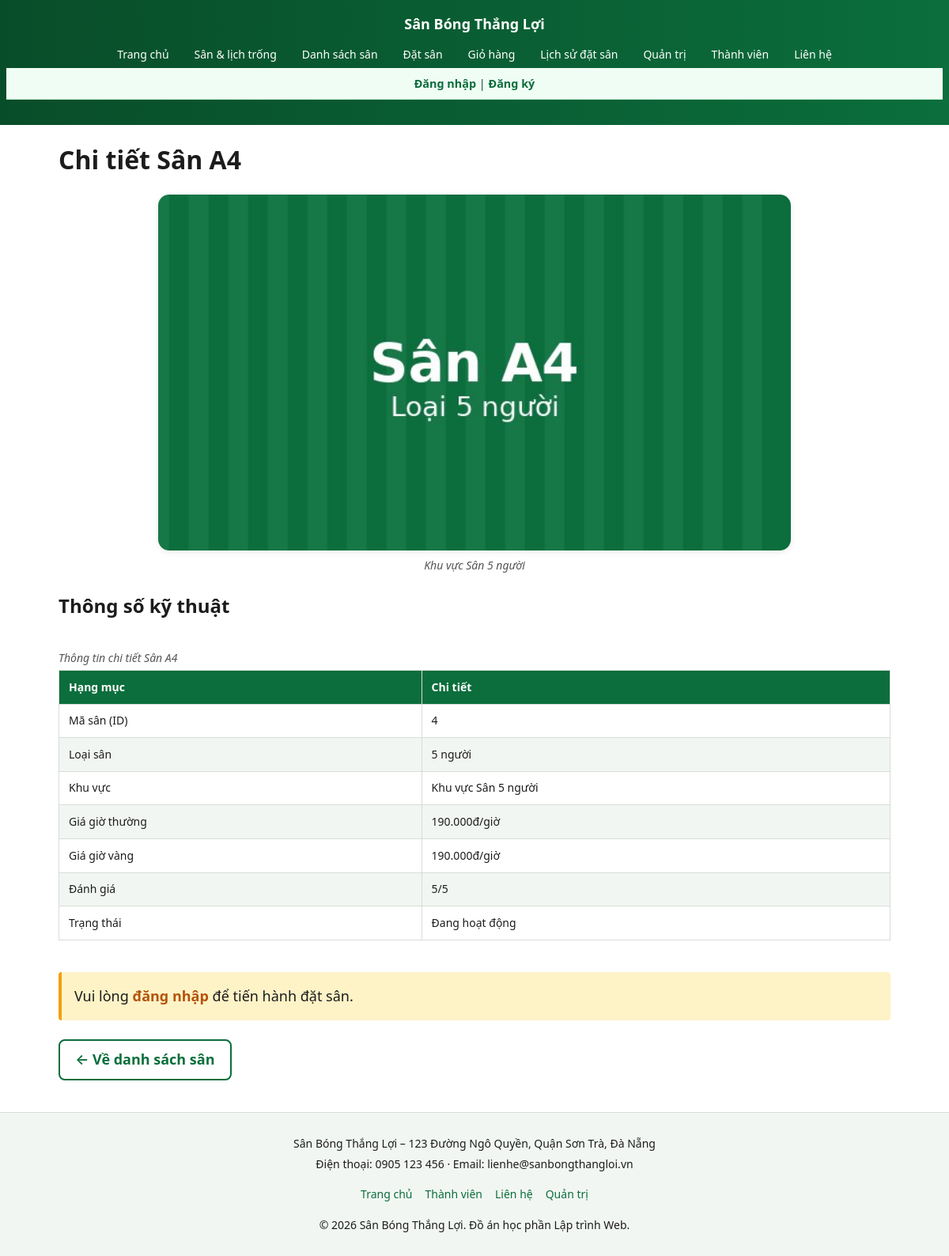
/chi-tiet.php?id=4, run on the app's committed database.
### tables this page shows
CREATE TABLE san_bong (
    id INT UNSIGNED AUTO_INCREMENT PRIMARY KEY,
    danh_muc_id INT UNSIGNED NOT NULL,
    ten_san VARCHAR(100) NOT NULL UNIQUE,
     
    gia_thue DECIMAL(12, 0) NOT NULL CHECK (gia_thue >= 0),
     
    trang_thai ENUM('hoat_dong', 'bao_tri', 'het_cho') NOT NULL DEFAULT 'hoat_dong',
    hinh_anh VARCHAR(255) NULL,
    CONSTRAINT fk_san_bong_danh_muc FOREIGN KEY (danh_muc_id) 
        REFERENCES danh_muc(id) ON DELETE RESTRICT ON UPDATE CASCADE
);

### inc/ham.php (called while the page is built, shortened)
<?php
if (!function_exists('e')) {
    function e(?string $chuoi): string
    {
        return htmlspecialchars((string) $chuoi, ENT_QUOTES | ENT_HTML5, 'UTF-8');
    }
}
if (!function_exists('vnd')) {
    function vnd(int|float $so): string
    {
        return number_format((float) $so, 0, ',', '.') . 'đ';
    }
}
if (!function_exists('getChuoi')) {
    function getChuoi(string $khoa, string $macDinh = ''): string
    {
        return trim((string) ($_GET[$khoa] ?? $macDinh));
    }
}

### src/Data/KhoSanPham.php (called while the page is built, shortened)
<?php
class KhoSanPham
{
    private PDO $pdo;
    public function __construct(PDO $pdo)
    {
        $this->pdo = $pdo;
    }
    public function timTheoId(string $id): ?SanPham
    {
        $idInt = (int) $id;
        $sql = "SELECT s.*, d.ten_danh_muc FROM san_bong s LEFT JOIN danh_muc d ON s.danh_muc_id = d.id WHERE s.id = ?";
        $stmt = $this->pdo->prepare($sql);
        $stmt->execute([$idInt]);
        $row = $stmt->fetch();
        $loaiSan = 5;
        return SanPham::tuMang([
            'id'           => (string) $row['id'],
            'ten'          => $row['ten_san'],
            'loaiSan'      => $loaiSan,
            'khuVuc'       => 'Khu vực ' . ($row['ten_danh_muc'] ?? 'chung'),
            'giaThuong'    => (int) $row['gia_thue'],
            'giaVang'      => (int) $row['gia_thue'],
            'danhGia'      => 5.0,
            'hinhAnh'      => $row['hinh_anh'] ?? '',
            'dangHoatDong' => ($row['trang_thai'] === 'hoat_dong'),
        ]);
    }
}

### src/Models/SanPham.php (called while the page is built, shortened)
<?php
class SanPham
{
    private string $id;
    private string $ten;
    private int $loaiSan;
    private string $khuVuc;
    private int $giaThuong;
    private int $giaVang;
    private float $danhGia;
    private string $hinhAnh;
    private bool $dangHoatDong;
    public function __construct(array $duLieu)
    {
        $this->id            = (string) ($duLieu['id']            ?? '');
        $this->ten           = (string) ($duLieu['ten']           ?? '');
        $this->loaiSan       = (int)    ($duLieu['loaiSan']       ?? 0);
        $this->khuVuc        = (string) ($duLieu['khuVuc']        ?? '');
        $this->giaThuong     = (int)    ($duLieu['giaThuong']     ?? 0);
        $this->giaVang       = (int)    ($duLieu['giaVang']       ?? 0);
        $this->danhGia       = (float)  ($duLieu['danhGia']       ?? 0);
        $this->hinhAnh       = (string) ($duLieu['hinhAnh']       ?? '');
        $this->dangHoatDong  = (bool)   ($duLieu['dangHoatDong']  ?? true);
    }
    public static function tuMang(array $duLieu): self
    {
        return new self($duLieu);
    }
    public function getId(): string { return $this->id; }
    public function getTen(): string { return $this->ten; }
    public function getLoaiSan(): int { return $this->loaiSan; }
    public function getKhuVuc(): string { return $this->khuVuc; }
    public function getGiaThuong(): int { return $this->giaThuong; }
    public function getGiaVang(): int { return $this->giaVang; }
    public function getDanhGia(): float { return $this->danhGia; }
    public function getHinhAnh(): string { return $this->hinhAnh; }
    public function isDangHoatDong(): bool { return $this->dangHoatDong; }
}

### chi-tiet.php (the view, shortened to what this page needs)
<?php
require __DIR__ . '/inc/config.php';
require __DIR__ . '/inc/ham.php';
$idSan = getChuoi('id');
$san = $kho->timTheoId($idSan);
require __DIR__ . '/inc/header.php';
?>
<main class="khu-vuc-chinh">
  <h1 id="chi-tiet-tieu-de">Chi tiết <?= e($san->getTen()) ?></h1>
  <div id="thong-tin-san">
    <figure class="khoi-anh">
      <img class="khoi-anh__anh" src="<?= e($san->getHinhAnh() ?: 'images/san-a1.jpg') ?>"
           alt="Hình ảnh <?= e($san->getTen()) ?>"
           width="800" height="400" loading="lazy">
      <figcaption class="khoi-anh__chu-thich"><?= e($san->getKhuVuc()) ?></figcaption>
    </figure>
    <h2>Thông số kỹ thuật</h2>
    <div class="bang-chua">
      <table class="bang">
        <caption class="bang__tieu-de">Thông tin chi tiết <?= e($san->getTen()) ?></caption>
        <thead>
          <tr><th scope="col">Hạng mục</th><th scope="col">Chi tiết</th></tr>
        </thead>
        <tbody>
          <tr><td>Mã sân (ID)</td><td><?= e($san->getId()) ?></td></tr>
          <tr><td>Loại sân</td><td><?= $san->getLoaiSan() ?> người</td></tr>
          <tr><td>Khu vực</td><td><?= e($san->getKhuVuc()) ?></td></tr>
          <tr><td>Giá giờ thường</td><td><?= vnd($san->getGiaThuong()) ?>/giờ</td></tr>
          <tr><td>Giá giờ vàng</td><td><?= vnd($san->getGiaVang()) ?>/giờ</td></tr>
          <tr><td>Đánh giá</td><td><?= $san->getDanhGia() ?>/5</td></tr>
          <tr><td>Trạng thái</td><td><?= $san->isDangHoatDong() ? 'Đang hoạt động' : 'Tạm đóng' ?></td></tr>
        </tbody>
      </table>
    </div>
    <?php if (!empty($_SESSION['da_dang_nhap'])): ?>
      <form method="post" action="xu-ly-dat-san.php" style="margin-top: 1.5rem; background: #f8faf9; padding: 1.5rem; border-radius: 8px; border: 1px solid #e5e7eb;">
        <h3 style="margin-top: 0; color: #0b6e3c;">Đặt sân này</h3>
        <input type="hidden" name="ma_san" value="<?= e($san->getId()) ?>">
        <div style="margin-bottom: 1rem;">
            <label class="truong__nhan" for="ngay_dat">Ngày đặt (*):</label>
            <input class="truong__nhap" type="date" id="ngay_dat" name="ngay_dat" required min="<?= date('Y-m-d') ?>">
        </div>
        <div style="display: flex; gap: 1rem; margin-bottom: 1rem;">
            <div style="flex: 1;">
                <label class="truong__nhan" for="gio_bat_dau">Giờ bắt đầu (*):</label>
                <input class="truong__nhap" type="time" id="gio_bat_dau" name="gio_bat_dau" required>
            </div>
            <div style="flex: 1;">
                <label class="truong__nhan" for="gio_ket_thuc">Giờ kết thúc (*):</label>
                <input class="truong__nhap" type="time" id="gio_ket_thuc" name="gio_ket_thuc" required>
            </div>
        </div>
        <div style="display: flex; gap: 0.5rem; flex-wrap: wrap;">
            <button type="submit" class="nut nut--chinh">Xác nhận Đặt sân ngay</button>
        </div>
      </form>
      <form method="post" action="them-gio.php" style="margin-top: 0.75rem;">
        <input type="hidden" name="action" value="them">
        <input type="hidden" name="id" value="<?= e($san->getId()) ?>">
        <input type="hidden" name="so_luong" value="1">
        <button type="submit" class="nut nut--phu">🛒 Thêm vào giỏ hàng</button>
      </form>
    <?php else: ?>
      <div style="margin-top: 1.5rem; padding: 1rem; background: #fef3c7; border-left: 4px solid #f59e0b; border-radius: 4px;">
        <p style="margin: 0;">Vui lòng <a href="dang-nhap.php" style="font-weight: bold; color: #b45309;">đăng nhập</a> để tiến hành đặt sân.</p>
      </div>
    <?php endif; ?>
    <p class="chu-canh-giua mt-2" style="margin-top: 1.5rem;">
      <a class="nut nut--phu" href="danh-sach.php">← Về danh sách sân</a>
    </p>
  </div>
</main>
<?php require __DIR__ . '/inc/footer.php'; ?>

### css/chung.css (style rules this page uses)
:root { --mau-chinh: #0b6e3c; --mau-chinh-dam: #084d29; --mau-nhan: #f4b400; --mau-chu: #1c1c1c; --mau-nen: #ffffff; --mau-nen-phu: #f2f6f2; --mau-vien: #d7ddd7; --co-chu-goc: 16px; --co-chu-nho: 0.875rem; --co-chu-lon: 1.125rem; --co-chu-tieu-de-1: 1.75rem; --co-chu-tieu-de-2: 1.35rem; --khoang: 1rem; --khoang-lon: 1.5rem; --khoang-nho: 0.5rem; --bo-goc: 8px; --bo-goc-lon: 14px; --bong: 0 2px 8px rgba(0, 0, 0, 0.08); --bong-lon: 0 6px 20px rgba(0, 0, 0, 0.1); }
*, *::before, *::after { box-sizing: border-box; }
html { scroll-behavior: smooth; }
body { margin: 0; font-family: system-ui, -apple-system, "Segoe UI", Roboto, "Helvetica Neue", Arial, sans-serif; font-size: var(--co-chu-goc); line-height: 1.6; color: var(--mau-chu); background-color: var(--mau-nen); display: grid; grid-template-rows: auto 1fr auto; min-height: 100vh; }
img { max-width: 100%; height: auto; display: block; }
a { color: var(--mau-chinh); text-decoration: none; }
h1, h2, h3 { line-height: 1.25; margin-top: 0; }
h1 { font-size: var(--co-chu-tieu-de-1); }
h2 { font-size: var(--co-chu-tieu-de-2); margin-top: var(--khoang-lon); }
p { margin: 0 0 var(--khoang); }
.khu-vuc-chinh { width: 100%; max-width: 1100px; margin: 0 auto; padding: var(--khoang-lon) var(--khoang); }
@media (min-width: 600px) { :root { --co-chu-goc: 17px; } }
@media (min-width: 600px) { .khu-vuc-chinh { padding: var(--khoang-lon); } }
@media (min-width: 960px) { :root { --co-chu-goc: 18px; --co-chu-tieu-de-1: 2rem; --co-chu-tieu-de-2: 1.5rem; } }
.bang-chua { overflow-x: auto; width: 100%; display: block; }
body { max-width: 100vw; overflow-x: hidden; }

### css/thanh-phan.css (style rules this page uses)
.nut { display: inline-block; padding: 0.6rem 1.2rem; font: inherit; font-weight: 600; border-radius: var(--bo-goc); border: 2px solid transparent; cursor: pointer; text-align: center; transition: background-color 0.15s, color 0.15s; }
.nut--phu { background-color: transparent; color: var(--mau-chinh); border-color: var(--mau-chinh); }
.bang { width: 100%; border-collapse: collapse; background-color: #fff; margin: var(--khoang) 0; font-size: var(--co-chu-nho); }
.bang__tieu-de { text-align: left; font-style: italic; color: #555; padding: 0.25rem 0; }
.bang th, .bang td { padding: 0.6rem 0.75rem; border: 1px solid var(--mau-vien); text-align: left; }
.bang thead th { background-color: var(--mau-chinh); color: #fff; }
.bang tbody tr:nth-child(even) { background-color: var(--mau-nen-phu); }
.khoi-anh { margin: var(--khoang-lon) 0; text-align: center; }
.khoi-anh__anh { border-radius: var(--bo-goc-lon); margin: 0 auto; box-shadow: var(--bong); }
.khoi-anh__chu-thich { font-size: var(--co-chu-nho); color: #555; margin-top: var(--khoang-nho); font-style: italic; }

### data on the page
san_bong: ten_san "Sân A4", hinh_anh (picture), id "4", gia_thue "190.000đ"

### other printed values
$nhan "Trang chủ"
$nhan "Sân & lịch trống"
$nhan "Danh sách sân"
$nhan "Đặt sân"
$nhan "Giỏ hàng"
$nhan "Lịch sử đặt sân"
$nhan "Quản trị"
$nhan "Thành viên"
$nhan "Liên hệ"
$san->getKhuVuc() "Khu vực Sân 5 người"
$san->getLoaiSan() "5"
$san->getDanhGia() "5"
